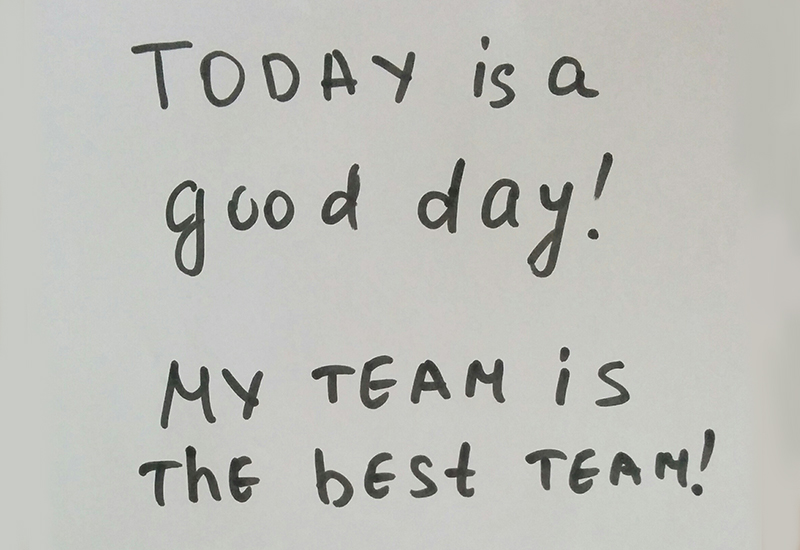
#> input picture uploads/handwritten_image.jpg, 800 x 550 px
$ python -i scanner.py   (imports and definitions only)
#> lines starting #> are read from the running program, lines starting #| are printed output that depends on the picture; after the words box and inside, x2 and y2 are one past the last pixel; in counts of white or black regions, pixels touching at a corner belong together
import cv2
import os
import numpy as np

def scan_document(file_path):

#> called with file_path = 'uploads/handwritten_image.jpg'
    if not os.path.exists(file_path):
        return None


    img=cv2.imread(file_path)
#> img is the input picture: shape (550, 800, 3); mean B, G, R 185.3, 190.4, 189.9
    gray_image = cv2.cvtColor(img, cv2.COLOR_BGR2GRAY)
    blockSize = 5
    C = 2
    _, otsu_threshold = cv2.threshold(gray_image, 0, 255, cv2.THRESH_BINARY + cv2.THRESH_OTSU)
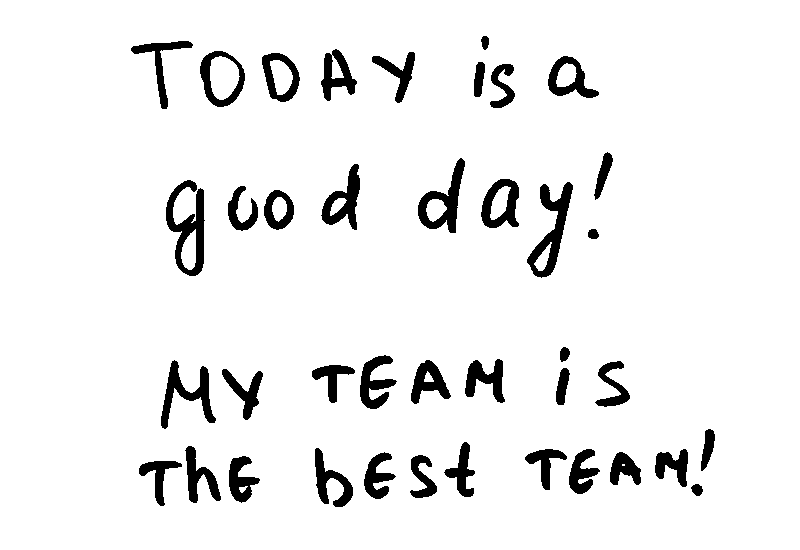
#> otsu_threshold: shape (550, 800); 93.3% white; 40 black regions, largest, box (x1, y1, x2, y2) and area: (166, 180, 205, 276) 1686, (527, 182, 573, 278) 1567, (418, 158, 465, 233) 1295
    kernel = np.ones((5, 5))
    eroded_image = cv2.erode(otsu_threshold, kernel, iterations=1)
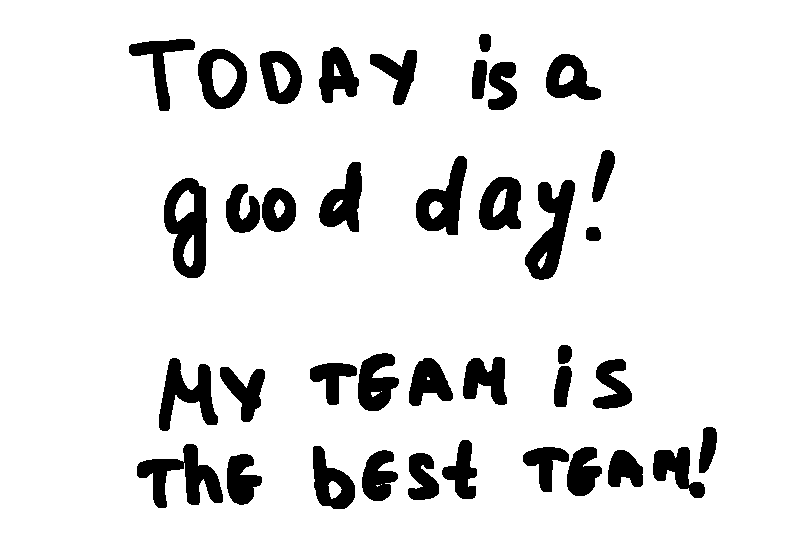
#> eroded_image: shape (550, 800); 89.2% white; 38 black regions, largest, box (x1, y1, x2, y2) and area: (164, 178, 207, 278) 2722, (525, 180, 575, 280) 2451, (137, 444, 223, 508) 2411
    closed_image = cv2.morphologyEx(eroded_image, cv2.MORPH_CLOSE, kernel,otsu_threshold, iterations=5)
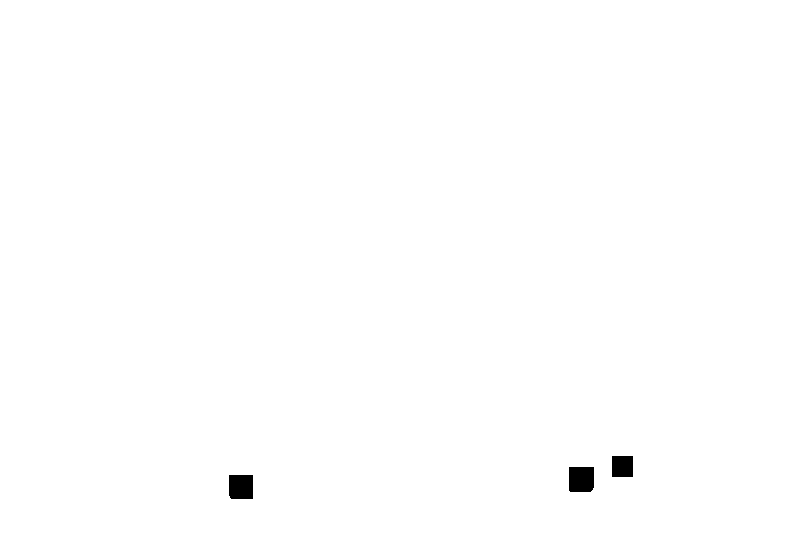
#> closed_image: shape (550, 800); 99.6% white; 3 black regions, box (x1, y1, x2, y2) and area: (569, 467, 594, 492) 617, (229, 475, 253, 499) 572, (612, 456, 633, 477) 441
    contours, _ = cv2.findContours(closed_image, cv2.RETR_EXTERNAL, cv2.CHAIN_APPROX_SIMPLE)
#> contours = [[[0, 0], [0, 549], [799, 549], [799, 0]]]
    initialimage = img
    # final = cv2.drawContours(initialimage, contours, -1,(255,0,0),40)
    contours = sorted(contours, key=cv2.contourArea, reverse=True)

    # Get the biggest contour (first contour in the sorted list)
    if contours:
        biggest_contour = contours[0]
#> biggest_contour = [[0, 0], [0, 549], [799, 549], [799, 0]]
        print("Area of the biggest contour:", cv2.contourArea(biggest_contour))
#| Area of the biggest contour: 438651.0
        print("Number of vertices:", len(biggest_contour))
#| Number of vertices: 4
    else:
        print("No contours found.")

    # Draw the biggest contour on a separate image
    contour_image = cv2.cvtColor(closed_image, cv2.COLOR_GRAY2BGR)

    if contours:
        biggest_contour = contours[0]

        # Approximate the biggest contour with a polygon
        epsilon = 0.01 * cv2.arcLength(biggest_contour, True)
#> epsilon = 26.96
        approx_polygon = cv2.approxPolyDP(biggest_contour, epsilon, True)
#> approx_polygon = [[0, 0], [0, 549], [799, 549], [799, 0]]
        mask = np.zeros_like(gray_image)

        # Convert the polygon to a list of corner points
        corner_points = [point[0] for point in approx_polygon]
#> corner_points = [[0, 0], [0, 549], [799, 549], [799, 0]]
        region_of_interest = cv2.bitwise_and(img, img, mask=mask)
#> region_of_interest: shape (550, 800, 3); every value is 0

        # Print the corner points
        print("Corner Points:")
        for point in corner_points:
            print(point)
#> this loop made 4 passes
#| [0 0]
#| [  0 549]
#| [799 549]
#| [799   0]

        # Calculate the centroid of corner points
        centroid = np.mean(corner_points, axis=0)
#> centroid = [399.5, 274.5]

        # Divide corner points into top and bottom groups
        top_corners = [point for point in corner_points if point[1] < centroid[1]]
#> top_corners = [[0, 0], [799, 0]]
        bottom_corners = [point for point in corner_points if point[1] >= centroid[1]]
#> bottom_corners = [[0, 549], [799, 549]]

        # Sort each group based on x-coordinate
        top_corners = sorted(top_corners, key=lambda x: x[0])
        bottom_corners = sorted(bottom_corners, key=lambda x: x[0])

        # Assign sorted corners
        top_left = top_corners[0]
#> top_left = [0, 0]
        top_right = top_corners[1]
#> top_right = [799, 0]
        bottom_left = bottom_corners[0]
#> bottom_left = [0, 549]
        bottom_right = bottom_corners[1]
#> bottom_right = [799, 549]

        # Define the target rectangle size for perspective transformation
        target_width = 4000
        target_height = 4000
        target_points = np.array([[0, 0], [target_width - 1, 0], [target_width - 1, target_height - 1], [0, target_height - 1]], dtype=np.float32)

        # Compute the perspective transformation matrix
        src_points = np.array([top_left, top_right, bottom_right, bottom_left], dtype=np.float32)
#> src_points = [[0, 0], [799, 0], [799, 549], [0, 549]]
        matrix = cv2.getPerspectiveTransform(src_points, target_points)
#> matrix = [[5.01, 0, 0], [0, 7.28, 0], [0, 0, 1]]

        #   matrix = cv2.getPerspectiveTransform(approx_polygon.astype(np.float32), target_points)

        # Apply the perspective transformation to the original image
        transformed_image = cv2.warpPerspective(img, matrix, (target_width, target_height))
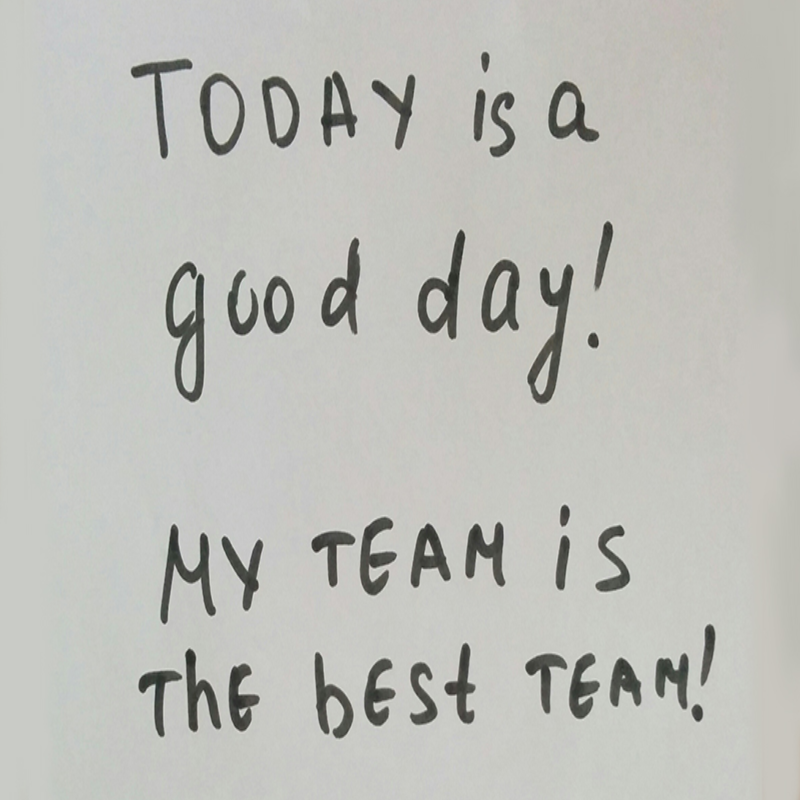
#> transformed_image: shape (4000, 4000, 3) (shown at 1/5 size); mean B, G, R 185.3, 190.4, 189.9

    scanned_filename = 'scanned_' + os.path.basename(file_path)
    scanned_file_path = os.path.join('results', scanned_filename)
    cv2.imwrite(scanned_file_path, transformed_image)

    return scanned_file_path

>>> result = scan_document('uploads/handwritten_image.jpg')
